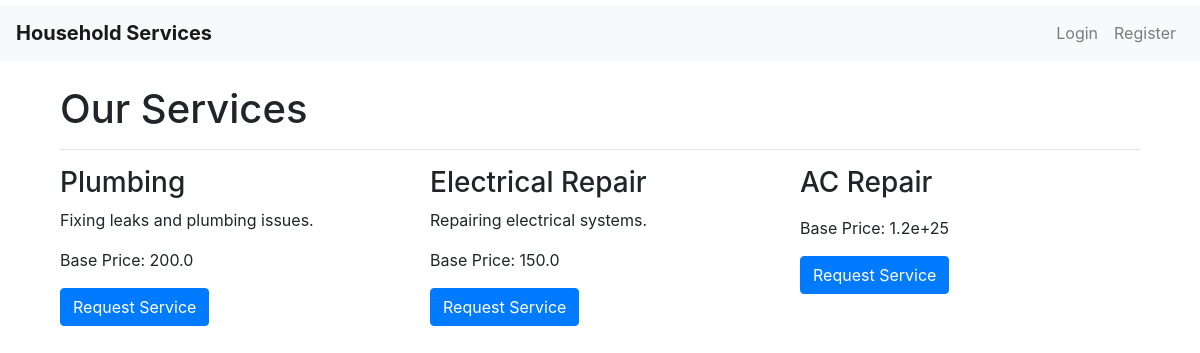
Page /services on the earlier database version.
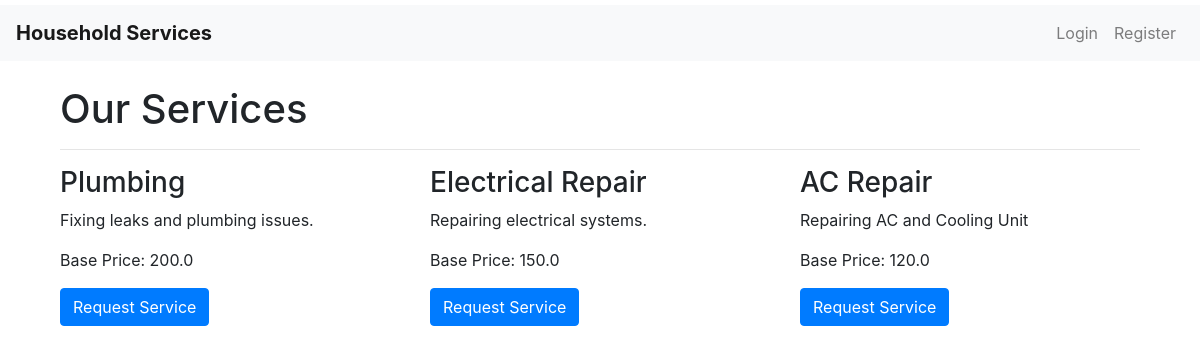
Same page on the later database version.
### models.py (models this page shows, shortened)
class Service(db.Model):
    __tablename__ = 'services'
    id = db.Column(db.Integer, nullable =False, primary_key=True)
    name = db.Column(db.String(100), nullable=False)
    base_price = db.Column(db.Float, nullable=False)
    time_required = db.Column(db.Integer, nullable=False)  # in minutes
    description = db.Column(db.Text)

### routes.py (the view)
@app.route('/services')
def services():
    services = Service.query.all()
    return render_template('services.html', services=services)

### templates/services.html
{% extends 'base.html' %}
{% block content %}
<div class="container mt-4">
    <h1>Our Services</h1>
    <hr>
    <div class="row">
        {% for service in services %}
        <div class="col-md-4">
            <h3>{{ service.name }}</h3>
            <p>{{ service.description }}</p>
            <p>Base Price: {{ service.base_price }}</p>
            <a href="{{ url_for('request_service', service_id=service.id) }}" class="btn btn-primary">Request Service</a>
        </div>
        {% endfor %}
    </div>
</div>
{% endblock %}

### templates/base.html (shortened to what this page needs)
<!DOCTYPE html>
<html lang="en">
<head>
    <link rel="stylesheet" href="https://stackpath.bootstrapcdn.com/bootstrap/4.5.0/css/bootstrap.min.css">
    <link rel="stylesheet" href="{{ url_for('static', filename='css/styles.css') }}">
</head>
<body>
    <nav class="navbar navbar-expand-lg navbar-light bg-light">
        <a class="navbar-brand" href="{{ url_for('index') }}">Household Services</a>
        {% if current_user.is_authenticated %}
        <div class="collapse navbar-collapse" id="navbarNav">
            <ul class="navbar-nav ml-auto">
                {% if current_user.role == 'admin' %}
                <li class="nav-item">
                    <a class="nav-link" href="{{ url_for('admin_dashboard') }}">Dashboard</a>
                </li>
                {% elif current_user.role == 'professional' %}
                <li class="nav-item">
                    <a class="nav-link" href="{{ url_for('professional_dashboard') }}">Dashboard</a>
                </li>
                {% elif current_user.role == 'customer' %}
                <li class="nav-item">
                    <a class="nav-link" href="{{ url_for('customer_dashboard') }}">Dashboard</a>
                </li>
                {% endif %}
                <li class="nav-item">
                    <a class="nav-link" href="{{ url_for('logout') }}">Logout</a>
                </li>
            </ul>
        </div>
        {% else %}
        <div class="collapse navbar-collapse" id="navbarNav">
            <ul class="navbar-nav ml-auto">
                <li class="nav-item">
                    <a class="nav-link" href="{{ url_for('login') }}">Login</a>
                </li>
                <li class="nav-item">
                    <a class="nav-link" href="{{ url_for('register') }}">Register</a>
                </li>
            </ul>
        </div>
        {% endif %}
    </nav>
    <div class="container mt-4">
        {% block content %}{% endblock %}
    </div>
</body>
</html>

### static/css/styles.css (style rules this page uses)
body { padding-top: 5px; }
.navbar-brand { font-weight: bold; }

Differences in the rows shown:
changed Service "AC Repair": description (not shown) → "Repairing AC and Cooling Unit"; base_price "1.2e+25" → "120.0"
